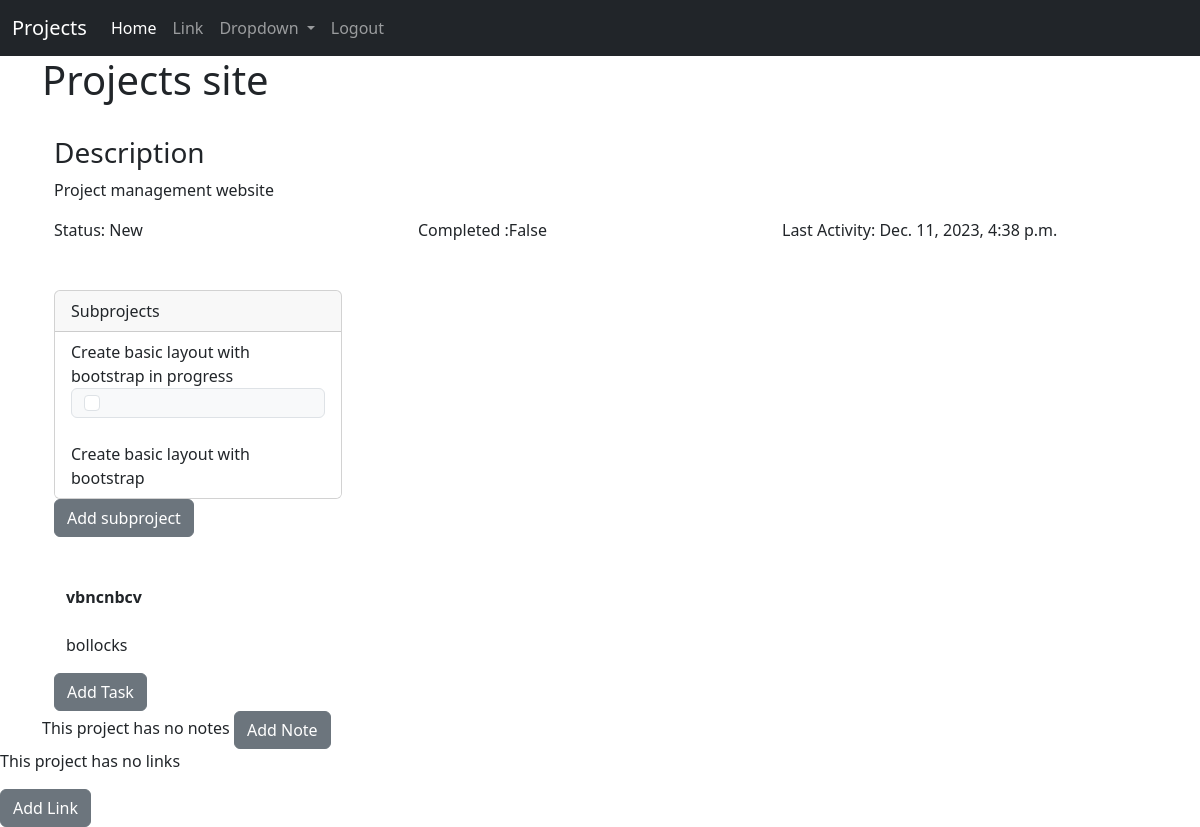
/project/1 (signed in), run on an earlier commit of the app's database.
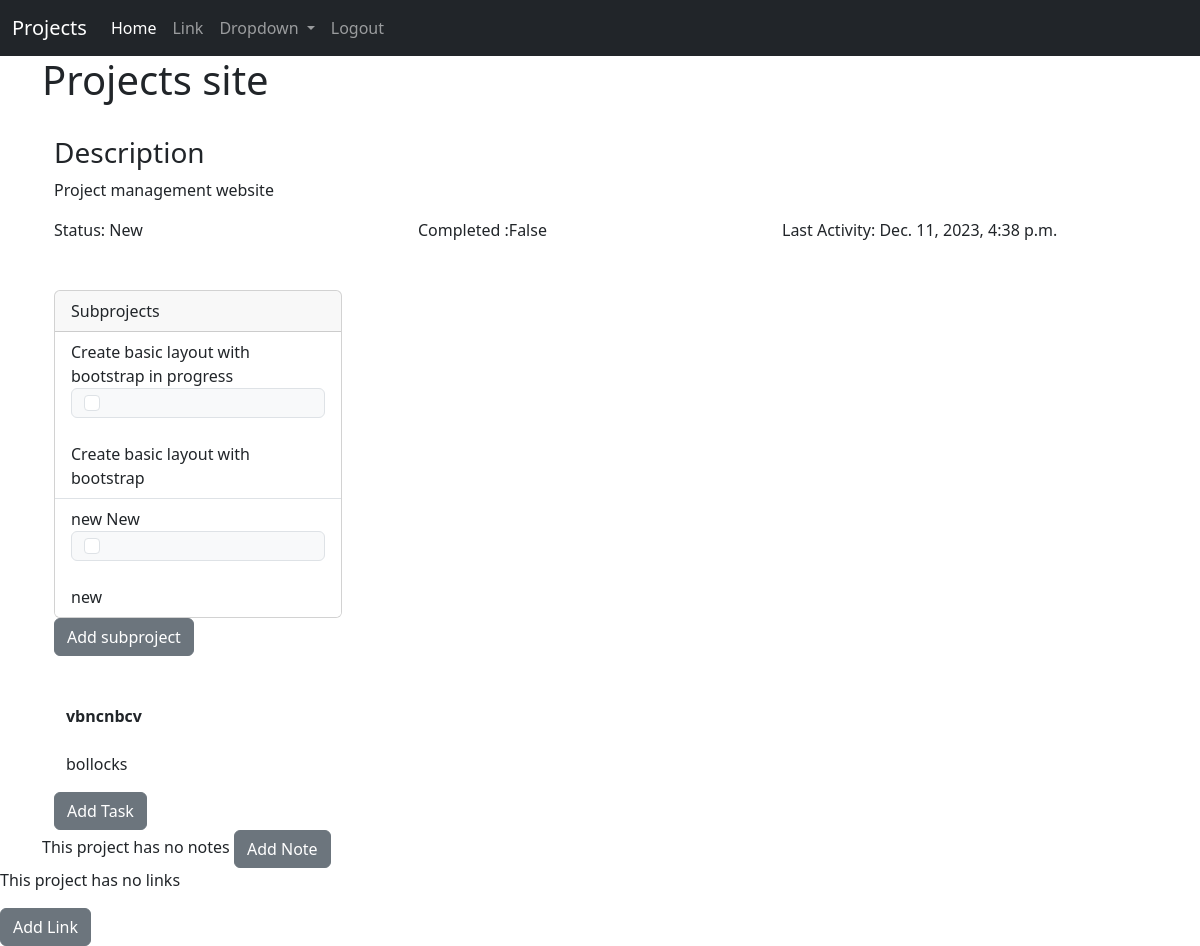
And on a later commit of the database.
### base/models.py (models this page shows, shortened)
class project(models.Model):
    id = models.IntegerField(primary_key=True)
    created_at = models.DateTimeField(auto_now_add=True)
    parent = models.IntegerField(default=0) # 0 = parent project, else it is a subproject with a parent of parent number
    name = models.CharField(max_length=64)
    type = models.ForeignKey(type, on_delete=models.CASCADE)
    description = models.TextField()
    status = models.ForeignKey(status, on_delete=models.CASCADE)
    completed = models.BooleanField()
    archived = models.BooleanField()
    lastActivity = models.DateTimeField()

class status(models.Model):
    id = models.IntegerField(primary_key=True)
    status = models.CharField(max_length=64)
    def __str__(self):
        return self.status

class task(models.Model):
    id = models.IntegerField(primary_key=True)
    ref = models.ForeignKey(project, on_delete=models.CASCADE)
    title = models.CharField(max_length=64)
    task = models.TextField()
    order = models.IntegerField(unique=True)
    status = models.ForeignKey(status, on_delete=models.CASCADE)
    class Meta:
        get_latest_by = 'order'

### base/views.py (the view)
# urls.py: path("project/<int:pk>", views.project_view, name = "project_view"),
def project_view(request, pk):
    if request.user.is_authenticated:
        result = project.objects.get(id=pk)
        subprojects = project.objects.filter(parent=pk)
        notes = note.objects.filter(ref=pk)
        tasks = task.objects.filter(ref=pk)
        links = link.objects.filter(ref=pk)
        return render(request, 'project_view.html', {'project': result, 'notes':notes, 'tasks':tasks, 'links':links, 'subprojects': subprojects  })
    else:
        return redirect('home')

### base/templates/project_view.html (shortened to what this page needs)
{% extends "base.html" %}
{% block  content %}
<h1>{{ project.name }}</h1><br>
    <div class="container">
        <div class="row">
          <div class="col">
            <h3>Description</h3>
            <p>
            {{ project.description }}
            </p>
          </div>
          <br><br>
          <div class="row">
            <div class="col">
                Status: {{ project.status }}
            </div>
            <div class="col">
                 Completed :{{ project.completed }}
            </div>
            <div class="col">
                Last Activity: {{ project.lastActivity }}
            </div>
          </div>
        </div>
    </div>
<br><br>
{% if project.parent == 0 %}
    <div class="container">
      {% if subprojects %}
      <div class="card" style="width: 18rem;">
        <div class="card-header">
          Subprojects
        </div>
        <ul class="list-group list-group-flush">
          {% for sub in subprojects %}
          <li class="list-group-item">{{sub.name }}  {{ sub.status }}
            <div class="input-group-text">
              <input class="form-check-input mt-0" type="checkbox" value="{{ sub.completed }}" aria-label="Completed">
            </div>
            <br> {{sub.description}} </li>
          {% endfor %}
        </ul>
      </div>
      {% else %}
        There are no subprojects
      {% endif %}
      <a href="{% url 'add_subproject' parent=project.id %}" class="btn btn-secondary" >Add subproject</a>
    </div>
    {% endif %}
    <br><br>
    <div class="container">
        {% if tasks %}
            {% for task in tasks %}
            <div class="container">
                <p>
                <strong>{{ task.title }}</strong>
                <br><br>
                {{ task.task}}
            </p>
            </div>
            {% endfor %}
        {% else %}
        <p>No tasks to show</p>
        {% endif %}
        <a href="{% url 'add_task' parent=project.id %}" class="btn btn-secondary">Add Task</a>
    </div>
{% if notes %}
<div class="accordion" id="accordionExample">
    {% for note in notes %}
    <div class="accordion-item">
      <h2 class="accordion-header">
        <button class="accordion-button collapsed" type="button" data-bs-toggle="collapse" data-bs-target="#collapse{{note.id}}" aria-expanded="true" aria-controls="collapseOne">
            {{ note.title }}
        </button>
      </h2>
      <div id="collapse{{note.id}}" class="accordion-collapse collapse " data-bs-parent="#accordionExample">
        <div class="accordion-body">
            {{ note.text }}
        </div>
      </div>
    </div>
    {% endfor %}
{% else %}
    This project has no notes
{% endif %}
<a href="{% url 'add_note' parent=project.id %}" class="btn btn-secondary">Add Note</a>
</div>
{% if links %}
  {% for link in links %}
  <div class="container">
    <p>
      <a href="{{ link.url }}" target = "_blank" rel="noopener noreferrer" >{{ link.title }}</a>
    </p>
  </div>
  {% endfor %}
{% else %}
<p>This project has no links</p>
{% endif %}
<a href="{% url 'add_link' parent=project.id %}" class="btn btn-secondary">Add Link</a>
{% endblock %}

What changed in the data, as far as the page shows it:
added project: name "new", status "New", description "new"
